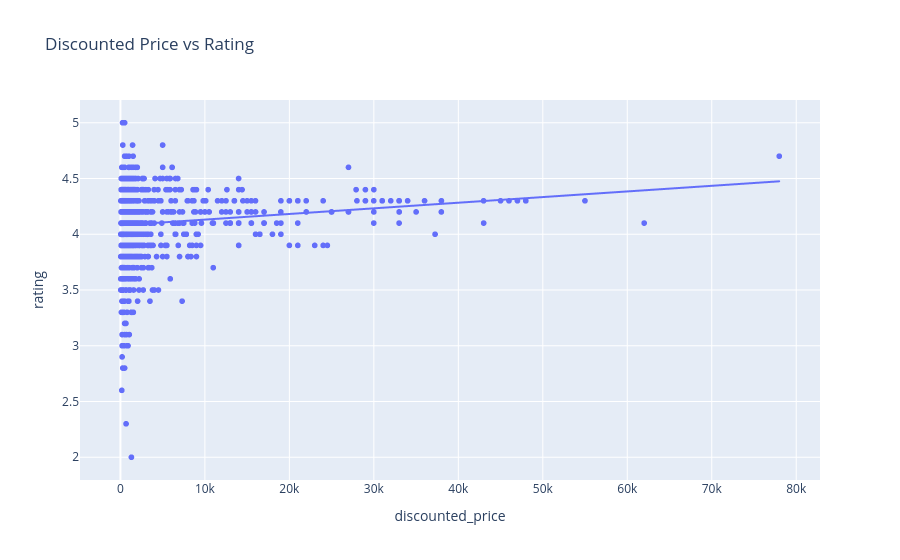

The notebook cell saved with this chart:
### Markdown cell above
## 7. Bivariate Analysis

### 7a. Numeric vs Numeric

### Code cell
fig = px.scatter(analysis_df, x='discounted_price', y='rating', trendline='ols',
                  title='Discounted Price vs Rating')
fig.show()

### Figure 1 — Plotly figure (JSON) as saved in the notebook; plotly's stock layout.template omitted (floating-point values rounded to 4 significant figures; data arrays with more than 128 entries replaced by an {"elided": "..."} marker saying what was removed)
{"data": [{"hovertemplate": "discounted_price=%{x}<br>rating=%{y}<extra></extra>", "legendgroup": "", "marker": {"color": "#636efa", "symbol": "circle"}, "mode": "markers", "name": "", "showlegend": false, "type": "scattergl", "x": {"elided": "1465 float values"}, "xaxis": "x", "y": {"elided": "1465 float values"}, "yaxis": "y"}, {"hovertemplate": "<b>OLS trendline</b><br>rating = 5.05271e-06 * discounted_price + 4.08079<br>R<sup>2</sup>=0.014481<br><br>discounted_price=%{x}<br>rating=%{y} <b>(trend)</b><extra></extra>", "legendgroup": "", "marker": {"color": "#636efa", "symbol": "circle"}, "mode": "lines", "name": "", "showlegend": false, "type": "scattergl", "x": {"elided": "1464 float values"}, "xaxis": "x", "y": {"elided": "1464 float values"}, "yaxis": "y"}], "layout": {"legend": {"tracegroupgap": 0}, "title": {"text": "Discounted Price vs Rating"}, "xaxis": {"anchor": "y", "domain": [0, 1], "title": {"text": "discounted_price"}}, "yaxis": {"anchor": "x", "domain": [0, 1], "title": {"text": "rating"}}}}
